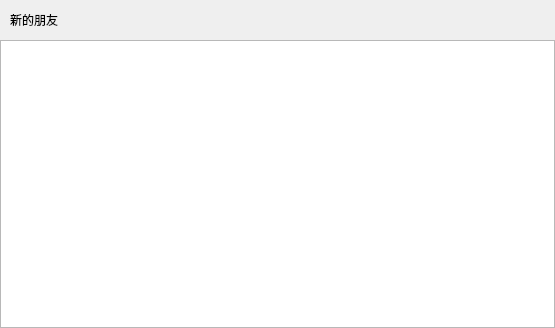
<?xml version="1.0" encoding="UTF-8"?>
<ui version="4.0">
 <class>ApplyFriendPage</class>
 <widget class="QWidget" name="ApplyFriendPage">
  <property name="geometry">
   <rect>
    <x>0</x>
    <y>0</y>
    <width>555</width>
    <height>328</height>
   </rect>
  </property>
  <property name="windowTitle">
   <string>Form</string>
  </property>
  <layout class="QVBoxLayout" name="verticalLayout">
   <property name="spacing">
    <number>0</number>
   </property>
   <property name="leftMargin">
    <number>0</number>
   </property>
   <property name="topMargin">
    <number>0</number>
   </property>
   <property name="rightMargin">
    <number>0</number>
   </property>
   <property name="bottomMargin">
    <number>0</number>
   </property>
   <item>
    <widget class="QWidget" name="friend_apply_wid" native="true">
     <layout class="QHBoxLayout" name="horizontalLayout">
      <property name="spacing">
       <number>0</number>
      </property>
      <property name="leftMargin">
       <number>0</number>
      </property>
      <property name="topMargin">
       <number>0</number>
      </property>
      <property name="rightMargin">
       <number>0</number>
      </property>
      <property name="bottomMargin">
       <number>0</number>
      </property>
      <item>
       <spacer name="horizontalSpacer_2">
        <property name="orientation">
         <enum>Qt::Horizontal</enum>
        </property>
        <property name="sizeType">
         <enum>QSizePolicy::Fixed</enum>
        </property>
        <property name="sizeHint" stdset="0">
         <size>
          <width>10</width>
          <height>20</height>
         </size>
        </property>
       </spacer>
      </item>
      <item>
       <widget class="QLabel" name="friend_apply_lb">
        <property name="minimumSize">
         <size>
          <width>0</width>
          <height>40</height>
         </size>
        </property>
        <property name="maximumSize">
         <size>
          <width>16777215</width>
          <height>40</height>
         </size>
        </property>
        <property name="text">
         <string>新的朋友</string>
        </property>
       </widget>
      </item>
     </layout>
    </widget>
   </item>
   <item>
    <widget class="QWidget" name="widget_2" native="true">
     <layout class="QVBoxLayout" name="verticalLayout_2">
      <property name="spacing">
       <number>0</number>
      </property>
      <property name="leftMargin">
       <number>0</number>
      </property>
      <property name="topMargin">
       <number>0</number>
      </property>
      <property name="rightMargin">
       <number>0</number>
      </property>
      <property name="bottomMargin">
       <number>0</number>
      </property>
      <item>
       <widget class="ApplyFriendList" name="apply_friend_list"/>
      </item>
     </layout>
    </widget>
   </item>
  </layout>
 </widget>
 <customwidgets>
  <customwidget>
   <class>ApplyFriendList</class>
   <extends>QListWidget</extends>
   <header location="global">applyfriendlist.h</header>
  </customwidget>
 </customwidgets>
 <resources/>
 <connections/>
</ui>
